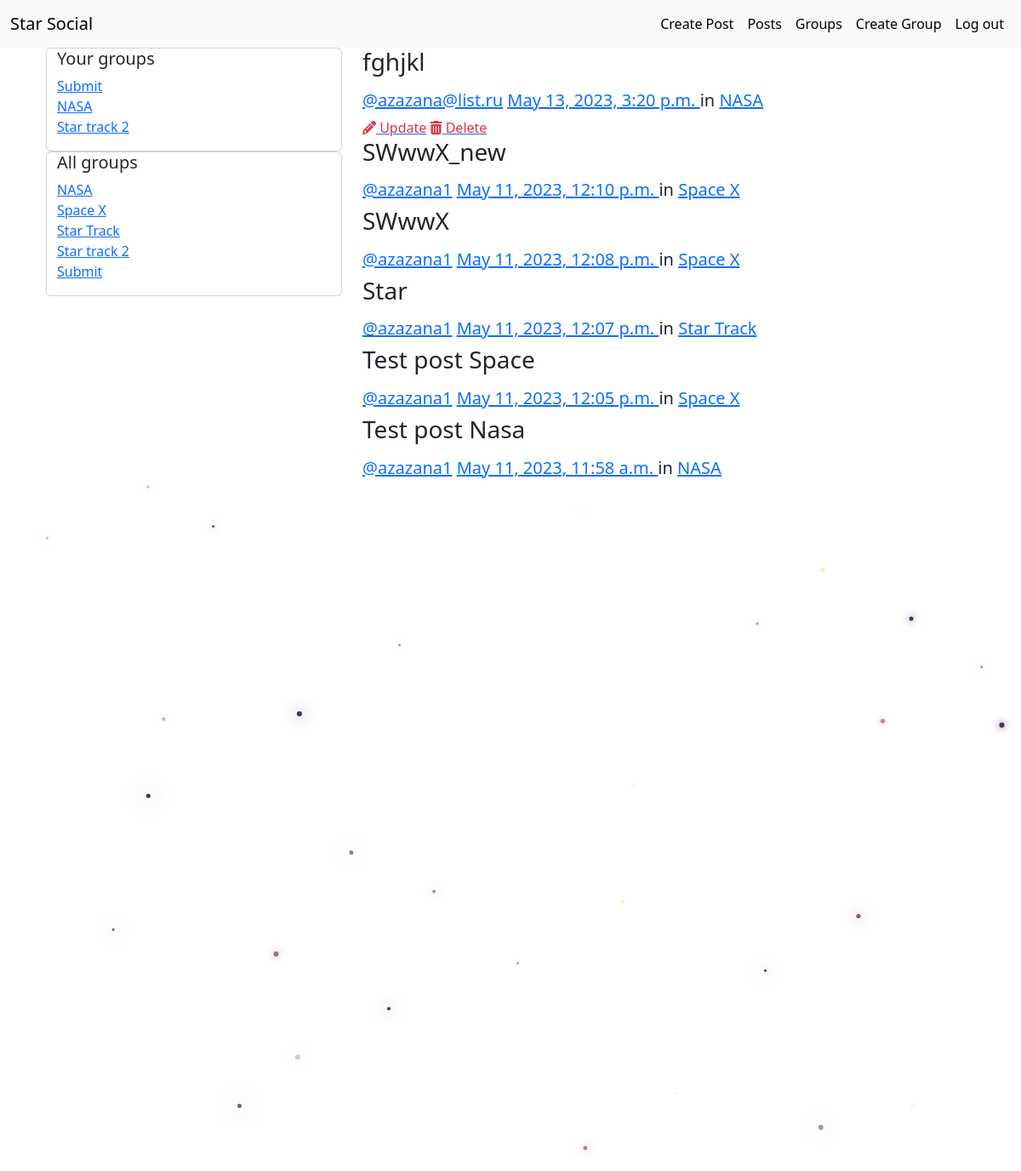
/posts/ (signed in), run on an earlier commit of the app's database.
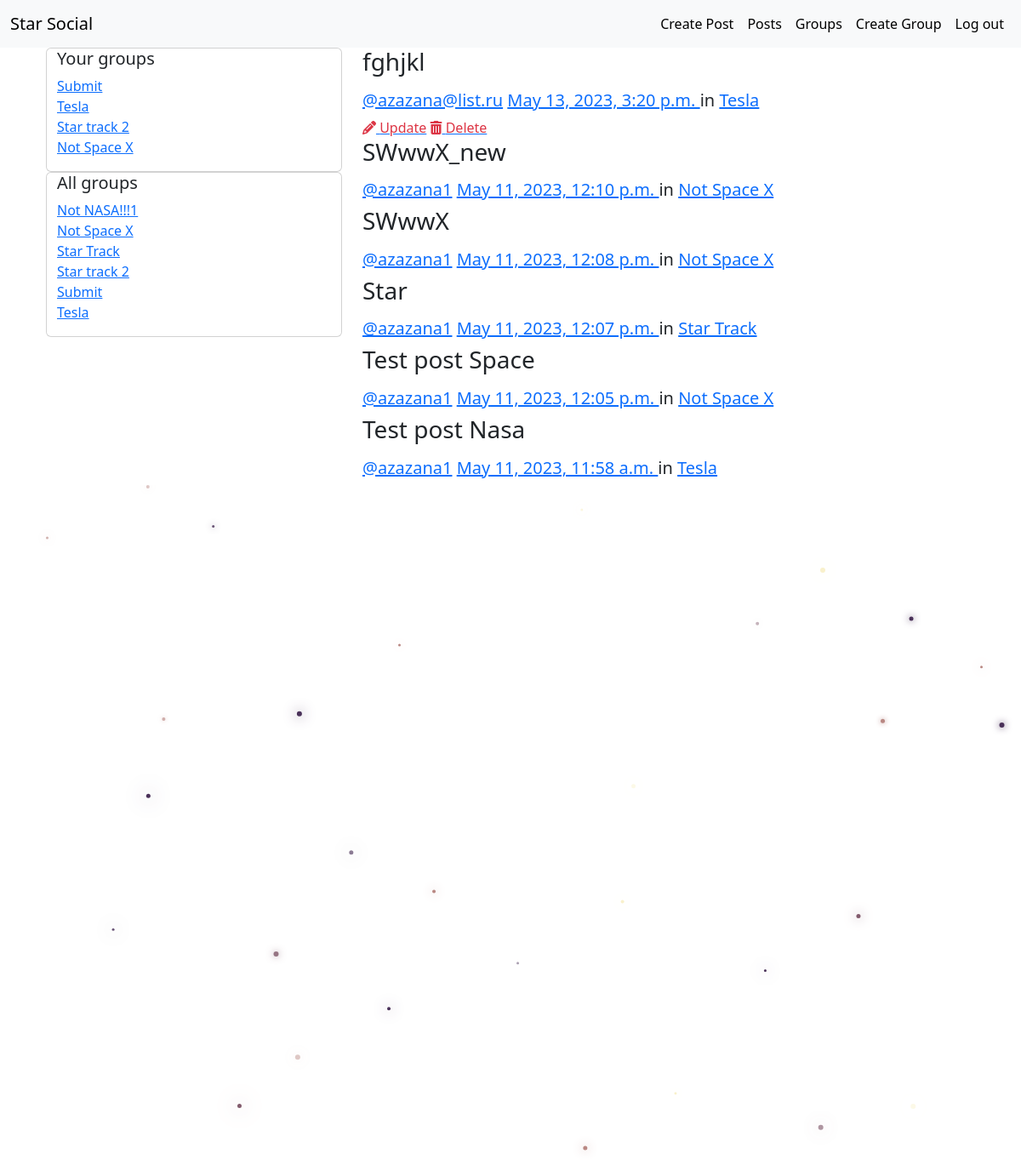
And on a later commit of the database.
### groups/models.py (models this page shows, shortened)
class GroupMember(models.Model):
    group = models.ForeignKey(Group, related_name='membership',on_delete=models.CASCADE)
    user = models.ForeignKey(User, related_name='user_groups',on_delete=models.CASCADE)
    class Meta:
        unique_together = ('group', 'user')

class Group(models.Model):
    name = models.CharField(max_length=255, unique=True)
    slug = models.SlugField(allow_unicode=True, unique=True)
    description = models.TextField(blank=True, default='')
    description_html = models.TextField(editable=False, default='', blank=True)
    members = models.ManyToManyField(User, through='GroupMember')
    def __str__(self):
        return self.name
    class Meta:
        ordering = ['name']

### posts/models.py (models this page shows, shortened)
class Post(models.Model):
    user = models.ForeignKey(User,related_name='posts',on_delete=models.CASCADE)
    created_at = models.DateTimeField(auto_now=True)
    message=models.TextField()
    message_html=models.TextField(editable=False)
    group = models.ForeignKey(Group, related_name='posts', null=True,blank=True,on_delete=models.CASCADE)
    class Meta:
        ordering=['-created_at']
        unique_together=['user','message']

### posts/views.py (the view)
# urls.py: path('', views.PostList.as_view(), name='all'),
class PostList(SelectRelatedMixin, generic.ListView):
    model = models.Post
    select_related = ('user', 'group')
    def get_context_data(self, *, object_list=None, **kwargs):
        context = super(PostList, self).get_context_data(**kwargs)
        context['get_other_groups'] = models.Group.objects.exclude(members__in=[self.request.user])
        context['get_user_groups']=models.GroupMember.objects.filter(user__in=[self.request.user])
        return context

### posts/templatetags/poll_extras.py (called while the page is built)
@register.simple_tag()
def get_all_group():
    return Group.objects.all()

@register.simple_tag(takes_context=True)
def get_your_group(context):
    return GroupMember.objects.filter(user=context['user'])

### posts/templates/posts/post_list.html
{%extends "posts/post_base.html"%}
{%load poll_extras%}
{%block prepost%}
<div class="col-md-4">
    {%if request.user.is_authenticated%}
    <div class="card card-with-shadow">
        <div class="container">
            <h5 class="title">Your groups</h5>
            <ul class="list-unstyled">
            {%get_your_group as your_group%}
            {% for member in your_group %}
                <li class="group li-with-bullet">
                    <a href="{%url 'groups:single' slug=member.group.slug%}">{{member.group}}</a>
                </li>
            {%endfor%}
            </ul>
        </div>
    </div>
    {%endif%}
    <div class="card card-with-shadow">
        <div class="container">
            <h5 class="title">All groups</h5>
            <ul class="list-unstyled">
               {%get_all_group as all_group%}
               {% for group in all_group %}
                <li class="group li-with-bullet">
                    <a href="{%url 'groups:single' slug=group.slug%}">{{group}}</a>
                </li>
                {%endfor%}
            </ul>
        </div>
    </div>
</div>
{%endblock%}
{%block post_content%}
<div class="col-md-8">
    {% for post in post_list %}
       {%include 'posts/_post.html'%}
    {%endfor%}
</div>
{%endblock%}

### posts/templates/posts/_post.html
<div class="post media">
    <h3>{{post.message_html|safe}}</h3>
    <div class="media-body">
        <h5 class="media-heading">
        <span class="username">
            <a href="{%url 'posts:for_user' username=post.user.username%}">@{{post.user.username}}</a>
        </span>
        <time class="time">
            <a href="{%url 'posts:single' username=post.user.username pk=post.pk%}">
                {{post.created_at}}
            </a>
        </time>
            in
            <a href="{%url 'groups:single' slug=post.group.slug%}">{{post.group}}</a>
        </h5>
        <div class="media-footer">
            {%if user.is_authenticated and post.user == user and not hide_delete%}
               <a href="{%url 'posts:update' pk=post.pk%}" class="btn-btn-simple">
                <i class="fa fa-pencil text-danger"></i>
                        <span class="text-danger icon-label">Update</span></a>
            <a href="{%url 'posts:delete' pk=post.pk %}" title="delete" class="btn-btn-simple">
                <i class="fa fa-trash text-danger"></i>
                <span class="text-danger icon-label">Delete</span>
            </a>
            {%endif%}
        </div>
    </div>
</div>

What changed in the data, as far as the page shows it:
changed through a linked row, GroupMember: group "NASA" → "Tesla"
added GroupMember: group "Not Space X"
added Group: name "Not NASA!!!1"
changed Group: name "Space X" → "Not Space X"
changed Group: name "NASA" → "Tesla"; moves down the list
changed through a linked row, Post "fghjkl": group "NASA" → "Tesla"
changed through a linked row, Post "SWwwX_new": group "Space X" → "Not Space X"
changed through a linked row, Post "SWwwX": group "Space X" → "Not Space X"
changed through a linked row, Post "Test post Space": group "Space X" → "Not Space X"
changed through a linked row, Post "Test post Nasa": group "NASA" → "Tesla"
